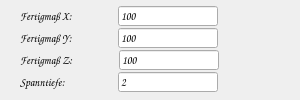
        <widget class="QWidget" name="wg_fertigtielmasse" native="true">
         <property name="sizePolicy">
          <sizepolicy hsizetype="Preferred" vsizetype="Preferred">
           <horstretch>0</horstretch>
           <verstretch>0</verstretch>
          </sizepolicy>
         </property>
         <property name="minimumSize">
          <size>
           <width>300</width>
           <height>95</height>
          </size>
         </property>
         <property name="maximumSize">
          <size>
           <width>550</width>
           <height>180</height>
          </size>
         </property>
         <layout class="QFormLayout" name="formLayout">
          <property name="horizontalSpacing">
           <number>0</number>
          </property>
          <property name="verticalSpacing">
           <number>0</number>
          </property>
          <property name="topMargin">
           <number>5</number>
          </property>
          <property name="bottomMargin">
           <number>0</number>
          </property>
          <item row="0" column="0" colspan="2">
           <widget class="QWidget" name="wg_x_fertig" native="true">
            <property name="minimumSize">
             <size>
              <width>0</width>
              <height>20</height>
             </size>
            </property>
            <property name="maximumSize">
             <size>
              <width>16777215</width>
              <height>25</height>
             </size>
            </property>
            <layout class="QHBoxLayout" name="horizontalLayout_15">
             <property name="spacing">
              <number>0</number>
             </property>
             <property name="topMargin">
              <number>1</number>
             </property>
             <property name="bottomMargin">
              <number>1</number>
             </property>
             <item>
              <widget class="QLabel" name="lb_x_fertig">
               <property name="sizePolicy">
                <sizepolicy hsizetype="Fixed" vsizetype="Fixed">
                 <horstretch>0</horstretch>
                 <verstretch>0</verstretch>
                </sizepolicy>
               </property>
               <property name="minimumSize">
                <size>
                 <width>0</width>
                 <height>20</height>
                </size>
               </property>
               <property name="maximumSize">
                <size>
                 <width>200</width>
                 <height>25</height>
                </size>
               </property>
               <property name="font">
                <font>
                 <family>Comic Sans MS</family>
                 <pointsize>8</pointsize>
                 <bold>false</bold>
                </font>
               </property>
               <property name="text">
                <string>Fertigmaß X:</string>
               </property>
               <property name="alignment">
                <set>Qt::AlignmentFlag::AlignLeading|Qt::AlignmentFlag::AlignLeft|Qt::AlignmentFlag::AlignVCenter</set>
               </property>
              </widget>
             </item>
             <item>
              <spacer name="horizontalSpacer_28">
               <property name="orientation">
                <enum>Qt::Orientation::Horizontal</enum>
               </property>
               <property name="sizeType">
                <enum>QSizePolicy::Policy::Fixed</enum>
               </property>
               <property name="sizeHint" stdset="0">
                <size>
                 <width>45</width>
                 <height>20</height>
                </size>
               </property>
              </spacer>
             </item>
             <item>
              <widget class="QLineEdit" name="le_x_fertig">
               <property name="sizePolicy">
                <sizepolicy hsizetype="Fixed" vsizetype="Fixed">
                 <horstretch>0</horstretch>
                 <verstretch>0</verstretch>
                </sizepolicy>
               </property>
               <property name="minimumSize">
                <size>
                 <width>100</width>
                 <height>20</height>
                </size>
               </property>
               <property name="maximumSize">
                <size>
                 <width>150</width>
                 <height>20</height>
                </size>
               </property>
               <property name="font">
                <font>
                 <family>Comic Sans MS</family>
                 <pointsize>8</pointsize>
                 <bold>false</bold>
                </font>
               </property>
               <property name="text">
                <string>100</string>
               </property>
              </widget>
             </item>
             <item>
              <spacer name="horizontalSpacer_32">
               <property name="orientation">
                <enum>Qt::Orientation::Horizontal</enum>
               </property>
               <property name="sizeHint" stdset="0">
                <size>
                 <width>40</width>
                 <height>20</height>
                </size>
               </property>
              </spacer>
             </item>
            </layout>
           </widget>
          </item>
          <item row="1" column="0" colspan="2">
           <widget class="QWidget" name="wg_y_fertig" native="true">
            <property name="minimumSize">
             <size>
              <width>0</width>
              <height>20</height>
             </size>
            </property>
            <property name="maximumSize">
             <size>
              <width>16777215</width>
              <height>25</height>
             </size>
            </property>
            <layout class="QHBoxLayout" name="horizontalLayout_16">
             <property name="spacing">
              <number>0</number>
             </property>
             <property name="topMargin">
              <number>1</number>
             </property>
             <property name="bottomMargin">
              <number>1</number>
             </property>
             <item>
              <widget class="QLabel" name="lb_y_fertig">
               <property name="sizePolicy">
                <sizepolicy hsizetype="Fixed" vsizetype="Fixed">
                 <horstretch>0</horstretch>
                 <verstretch>0</verstretch>
                </sizepolicy>
               </property>
               <property name="minimumSize">
                <size>
                 <width>0</width>
                 <height>20</height>
                </size>
               </property>
               <property name="maximumSize">
                <size>
                 <width>200</width>
                 <height>25</height>
                </size>
               </property>
               <property name="font">
                <font>
                 <family>Comic Sans MS</family>
                 <pointsize>8</pointsize>
                 <bold>false</bold>
                </font>
               </property>
               <property name="text">
                <string>Fertigmaß Y:</string>
               </property>
               <property name="alignment">
                <set>Qt::AlignmentFlag::AlignLeading|Qt::AlignmentFlag::AlignLeft|Qt::AlignmentFlag::AlignVCenter</set>
               </property>
              </widget>
             </item>
             <item>
              <spacer name="horizontalSpacer_29">
               <property name="orientation">
                <enum>Qt::Orientation::Horizontal</enum>
               </property>
               <property name="sizeType">
                <enum>QSizePolicy::Policy::Fixed</enum>
               </property>
               <property name="sizeHint" stdset="0">
                <size>
                 <width>45</width>
                 <height>20</height>
                </size>
               </property>
              </spacer>
             </item>
             <item>
              <widget class="QLineEdit" name="le_y_fertig">
               <property name="sizePolicy">
                <sizepolicy hsizetype="Fixed" vsizetype="Fixed">
                 <horstretch>0</horstretch>
                 <verstretch>0</verstretch>
                </sizepolicy>
               </property>
               <property name="minimumSize">
                <size>
                 <width>100</width>
                 <height>20</height>
                </size>
               </property>
               <property name="maximumSize">
                <size>
                 <width>150</width>
                 <height>20</height>
                </size>
               </property>
               <property name="font">
                <font>
                 <family>Comic Sans MS</family>
                 <pointsize>8</pointsize>
                 <bold>false</bold>
                </font>
               </property>
               <property name="text">
                <string>100</string>
               </property>
              </widget>
             </item>
             <item>
              <spacer name="horizontalSpacer_33">
               <property name="orientation">
                <enum>Qt::Orientation::Horizontal</enum>
               </property>
               <property name="sizeHint" stdset="0">
                <size>
                 <width>40</width>
                 <height>20</height>
                </size>
               </property>
              </spacer>
             </item>
            </layout>
           </widget>
          </item>
          <item row="2" column="0" colspan="2">
           <widget class="QWidget" name="wg_z_fertig" native="true">
            <property name="minimumSize">
             <size>
              <width>0</width>
              <height>20</height>
             </size>
            </property>
            <property name="maximumSize">
             <size>
              <width>16777215</width>
              <height>25</height>
             </size>
            </property>
            <layout class="QHBoxLayout" name="horizontalLayout_14">
             <property name="spacing">
              <number>0</number>
             </property>
             <property name="topMargin">
              <number>1</number>
             </property>
             <property name="bottomMargin">
              <number>1</number>
             </property>
             <item>
              <widget class="QLabel" name="lb_z_fertig">
               <property name="sizePolicy">
                <sizepolicy hsizetype="Fixed" vsizetype="Fixed">
                 <horstretch>0</horstretch>
                 <verstretch>0</verstretch>
                </sizepolicy>
               </property>
               <property name="minimumSize">
                <size>
                 <width>0</width>
                 <height>20</height>
                </size>
               </property>
               <property name="maximumSize">
                <size>
                 <width>200</width>
                 <height>25</height>
                </size>
               </property>
               <property name="font">
                <font>
                 <family>Comic Sans MS</family>
                 <pointsize>8</pointsize>
                 <bold>false</bold>
                </font>
               </property>
               <property name="text">
                <string>Fertigmaß Z:</string>
               </property>
               <property name="alignment">
                <set>Qt::AlignmentFlag::AlignLeading|Qt::AlignmentFlag::AlignLeft|Qt::AlignmentFlag::AlignVCenter</set>
               </property>
              </widget>
             </item>
             <item>
              <spacer name="horizontalSpacer_30">
               <property name="orientation">
                <enum>Qt::Orientation::Horizontal</enum>
               </property>
               <property name="sizeType">
                <enum>QSizePolicy::Policy::Fixed</enum>
               </property>
               <property name="sizeHint" stdset="0">
                <size>
                 <width>45</width>
                 <height>20</height>
                </size>
               </property>
              </spacer>
             </item>
             <item>
              <widget class="QLineEdit" name="le_z_fertig">
               <property name="sizePolicy">
                <sizepolicy hsizetype="Fixed" vsizetype="Fixed">
                 <horstretch>0</horstretch>
                 <verstretch>0</verstretch>
                </sizepolicy>
               </property>
               <property name="minimumSize">
                <size>
                 <width>100</width>
                 <height>20</height>
                </size>
               </property>
               <property name="maximumSize">
                <size>
                 <width>150</width>
                 <height>20</height>
                </size>
               </property>
               <property name="font">
                <font>
                 <family>Comic Sans MS</family>
                 <pointsize>8</pointsize>
                 <bold>false</bold>
                </font>
               </property>
               <property name="text">
                <string>100</string>
               </property>
              </widget>
             </item>
             <item>
              <spacer name="horizontalSpacer_34">
               <property name="orientation">
                <enum>Qt::Orientation::Horizontal</enum>
               </property>
               <property name="sizeHint" stdset="0">
                <size>
                 <width>40</width>
                 <height>20</height>
                </size>
               </property>
              </spacer>
             </item>
            </layout>
           </widget>
          </item>
          <item row="3" column="0" colspan="2">
           <widget class="QWidget" name="wg_spanntiefe_b" native="true">
            <property name="minimumSize">
             <size>
              <width>0</width>
              <height>20</height>
             </size>
            </property>
            <property name="maximumSize">
             <size>
              <width>16777215</width>
              <height>25</height>
             </size>
            </property>
            <layout class="QHBoxLayout" name="horizontalLayout_17">
             <property name="spacing">
              <number>0</number>
             </property>
             <property name="topMargin">
              <number>1</number>
             </property>
             <property name="bottomMargin">
              <number>1</number>
             </property>
             <item>
              <widget class="QLabel" name="lb_spanntiefe_b">
               <property name="sizePolicy">
                <sizepolicy hsizetype="Fixed" vsizetype="Fixed">
                 <horstretch>0</horstretch>
                 <verstretch>0</verstretch>
                </sizepolicy>
               </property>
               <property name="minimumSize">
                <size>
                 <width>0</width>
                 <height>20</height>
                </size>
               </property>
               <property name="maximumSize">
                <size>
                 <width>200</width>
                 <height>25</height>
                </size>
               </property>
               <property name="font">
                <font>
                 <family>Comic Sans MS</family>
                 <pointsize>8</pointsize>
                 <bold>false</bold>
                </font>
               </property>
               <property name="text">
                <string>Spanntiefe:</string>
               </property>
               <property name="alignment">
                <set>Qt::AlignmentFlag::AlignLeading|Qt::AlignmentFlag::AlignLeft|Qt::AlignmentFlag::AlignVCenter</set>
               </property>
              </widget>
             </item>
             <item>
              <spacer name="horizontalSpacer_31">
               <property name="orientation">
                <enum>Qt::Orientation::Horizontal</enum>
               </property>
               <property name="sizeType">
                <enum>QSizePolicy::Policy::Fixed</enum>
               </property>
               <property name="sizeHint" stdset="0">
                <size>
                 <width>52</width>
                 <height>20</height>
                </size>
               </property>
              </spacer>
             </item>
             <item>
              <widget class="QLineEdit" name="le_spanntiefe_b">
               <property name="sizePolicy">
                <sizepolicy hsizetype="Fixed" vsizetype="Fixed">
                 <horstretch>0</horstretch>
                 <verstretch>0</verstretch>
                </sizepolicy>
               </property>
               <property name="minimumSize">
                <size>
                 <width>100</width>
                 <height>20</height>
                </size>
               </property>
               <property name="maximumSize">
                <size>
                 <width>150</width>
                 <height>20</height>
                </size>
               </property>
               <property name="font">
                <font>
                 <family>Comic Sans MS</family>
                 <pointsize>8</pointsize>
                 <bold>false</bold>
                </font>
               </property>
               <property name="focusPolicy">
                <enum>Qt::FocusPolicy::ClickFocus</enum>
               </property>
               <property name="text">
                <string>2</string>
               </property>
              </widget>
             </item>
             <item>
              <spacer name="horizontalSpacer_35">
               <property name="orientation">
                <enum>Qt::Orientation::Horizontal</enum>
               </property>
               <property name="sizeHint" stdset="0">
                <size>
                 <width>40</width>
                 <height>20</height>
                </size>
               </property>
              </spacer>
             </item>
            </layout>
           </widget>
          </item>
         </layout>
        </widget>
